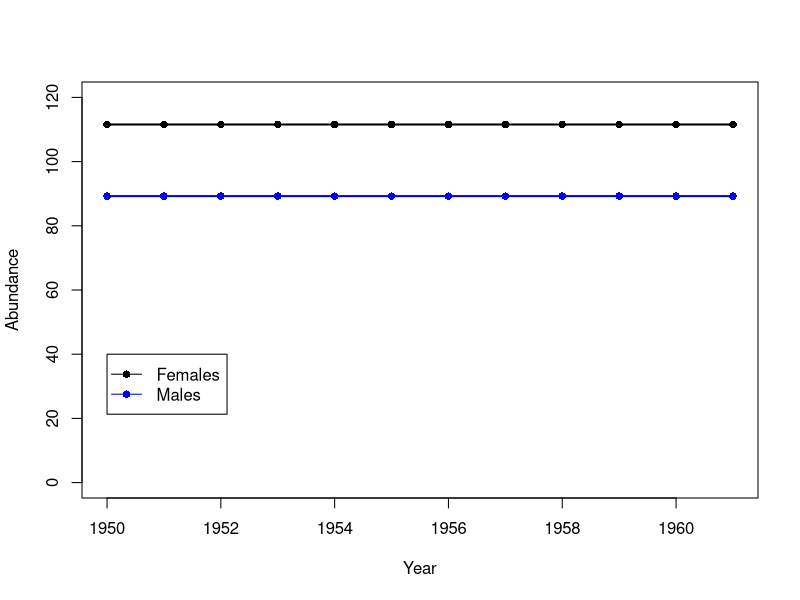

Write R code to recreate this figure.
## ---- chunk 1
#| echo: true
#| label: year
year <- 1950:1961 # A vector of integers
year              # Type the name of an object to see its values
## ---- chunk 2
#| echo: true
#| label: seq
updown <- c(seq(from=20, to=100, by=20), seq(from=100, to=20, by=-20))
updown            # Two sequences, combined
## ---- chunk 3
#| echo: true
#| label: nYears
nYears <- length(year)
nYears
## ---- chunk 4
#| echo: true
#| label: females
females <- rep(NA, nYears)
females[] <- 100
## ---- chunk 5
#| echo: true
#| label: femaleLoop
for(t in 2:nYears) {
    females[] <- females[] + females[]*0.01
}
## ---- chunk 6
#| echo: true
#| label: males
males <- females*0.8
## ---- chunk 7
#| echo: true
#| label: data
model1 <- data.frame(year, females, males)
model1
## ---- chunk 8
#| echo: true
#| label: plot
#| fig-width: 7
#| fig-height: 4.6
#| fig-align: center
plot(females ~ year, data=model1, type="o", xlab="Year", ylab="Abundance",
     lwd=2, pch=16, ylim=c(0, 120))
lines(males ~ year, data=model1, type="o", col="blue", lwd=2, pch=16)
legend(x=1950, y=40, legend=c("Females", "Males"), col=c("black", "blue"),
       lty=1, pch=16)
